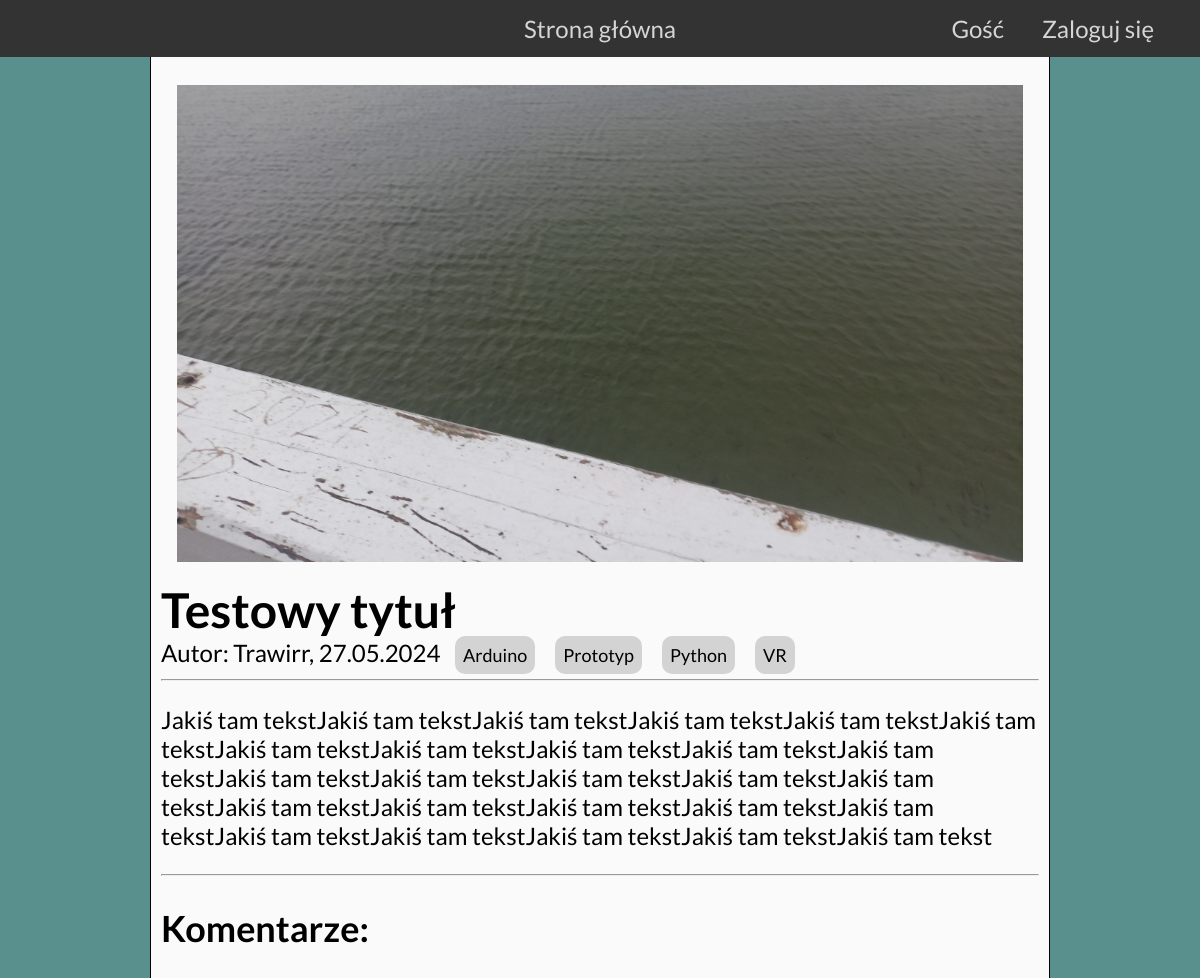
/blog/post/1, run on the app's committed database.
### BlogApp/models.py (models this page shows, shortened)
class Article(models.Model):
    class Meta:
        verbose_name = "Post"
        verbose_name_plural = "Posty"
        ordering = ['-date']
    title = models.CharField(max_length=50, default="Tytuł nowego posta")
    author = models.ForeignKey(Author, on_delete=models.CASCADE)
    date = models.DateTimeField(auto_now_add=True, blank=True)
    text = models.TextField(blank=True, null=True, default="")
    image = models.ImageField(upload_to='static/upload/article_images/', default="static/upload/article_images/default.jpg")
    tags = models.ManyToManyField(Tag)
    @property
    def date_dmy(self):
        return self.date.strftime("%d.%m.%Y")
    @property
    def parsed_text(self):
        return '\n'.join([f"<p>{t}</p>" for t in self.text.split('\n')])

class Author(models.Model):
    class Meta:
        verbose_name = "Autor"
        verbose_name_plural = "Autorzy"
    user = models.OneToOneField(settings.AUTH_USER_MODEL, on_delete=models.CASCADE)
    nickname = models.CharField(max_length=20, default="")
    date = models.DateField(auto_now_add=True, blank=True)
    profile_image = models.ImageField(upload_to='static/upload/profile_images/')
    ROLES = (('normal', 'Normal'), ('admin', 'Admin'))
    role = models.CharField(
        max_length=10,
        choices=ROLES,
        default='normal'
    )

class Tag(models.Model):
    class Meta:
        verbose_name = "Tag"
        verbose_name_plural = "Tagi"
        ordering = ['name']
    name = models.CharField(max_length=20, primary_key=True)

### BlogApp/views.py (the view)
# urls.py: path('post/<int:post_id>', views.post_view, name='post'),
def post_view(request, post_id):
    template = loader.get_template('article.html')
    article = Article.objects.get(id=post_id)
    context = {
        'article': article,
    }
    return HttpResponse(template.render(context, request))

### templates/article.html (shortened to what this page needs)
{% extends 'base.html' %}
{% block content %}
<div style="text-align: center;">
    <img src="{{ article.image.url }}" style="max-width: 100%; height: auto; margin: 0px !important;">
</div>
<h1>{{ article.title }}</h1>
Autor: {{ article.author.nickname }}, {{ article.date_dmy }} {% for tag in article.tags.all %}<a href="/blog/szukaj/{{ tag.name }}"><span class="article-tag">{{ tag.name }}</span></a>{% endfor %}
<hr>
{{ article.parsed_text|safe }}
<hr>
<h2>Komentarze:</h2>
{% endblock %}

### templates/base.html (shortened to what this page needs)
{% load static %}
<!DOCTYPE html>
<html>
    <head>
        <link rel="stylesheet" href="{% static 'css/main.css' %}">
    </head>
<body>
<div class="topnav">
    <ul>
        <li><a class="active" href="/blog/">Strona główna</a></li>
        {% if user.is_authenticated %}
            <li><a href="#" id="logout-link" class="user-info">Wyloguj</a></li>
            <form id="logout-form" method="POST" action="{% url 'logout' %}" style="display: none;">
                {% csrf_token %}
            </form>
        {% else %}
        <li><a href="{% url 'login' %}" class="user-info">Zaloguj się</a></li>
        {% endif %}
        <li><a href="#" class="user-nickname" style="cursor: default">{{ user.author.nickname|default:"Gość" }}</a></li>
    </ul>
</div>
<div class="center">
    {% block content %}
    {% endblock %}
</div>
</body>
</html>

### static/css/main.css (style rules this page uses)
html, body { font-family: 'Lato', sans-serif; background-color: #598f8c; margin: 0 !important; padding: 0 !important; height: 100%; }
.center { margin: 0 auto; width: 900px; min-height: 950px ; background-color: #fafafa; font-size: 24px; color: black; padding: 10px; padding-top: 70px; border: solid black 1px; }
.topnav { overflow: hidden; background-color: #2f3636; position: fixed; top: 0; width: 100%; text-align: center; }
.topnav a, img { color: #d5d5d5; padding: 14px 16px; text-decoration: none; font-size: 24px; display: inline-block; margin: 0px 20px; }
.topnav ul { list-style-type: none; margin: 0; padding: 0; overflow: hidden; background-color: #333; }
li { display: inline; }
.user-info { position: absolute; right: 10px; }
.user-nickname { position: absolute; right: 160px; }
a { color: black; text-decoration: none; }
.article-tag { padding: 4px; background-color: lightgray; border-radius: 10px; margin: 0 10px; padding: 8px; font-size: 18px; }
* { box-sizing: border-box; -moz-box-sizing: border-box; -webkit-box-sizing: border-box; }
h1 { margin: 0; }

### data on the page
Article: image (picture), title "Testowy tytuł", author.nickname "Trawirr", date_dmy "27.05.2024", parsed_text "Jakiś tam tekstJakiś tam tekstJakiś tam tekstJakiś tam tekstJakiś tam tekstJakiś tam tekstJakiś tam tekstJakiś tam tekstJakiś tam tekstJakiś tam tekstJakiś tam tekstJakiś tam tekstJakiś tam tekstJakiś tam tekstJakiś tam tekstJakiś tam tekstJakiś tam tekstJakiś tam tekstJakiś tam tekstJakiś tam tekstJakiś tam tekstJakiś tam tekstJakiś tam tekstJakiś tam tekstJakiś tam tekstJakiś tam tekst"
Tag: name "Arduino"
Tag: name "Prototyp"
Tag: name "Python"
Tag: name "VR"

### other printed values
{{ user.author.nickname|default:"Gość" }} "Gość"
